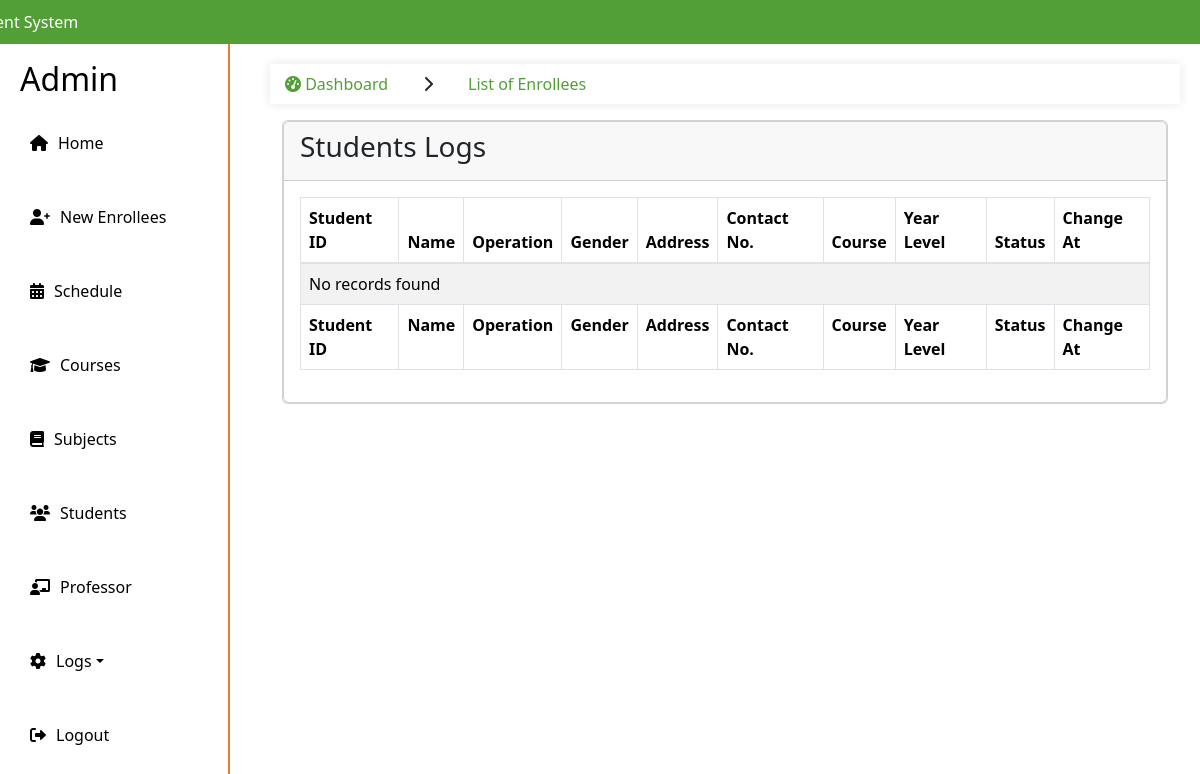
The app's page /admin/student-log.php (signed in), older data.
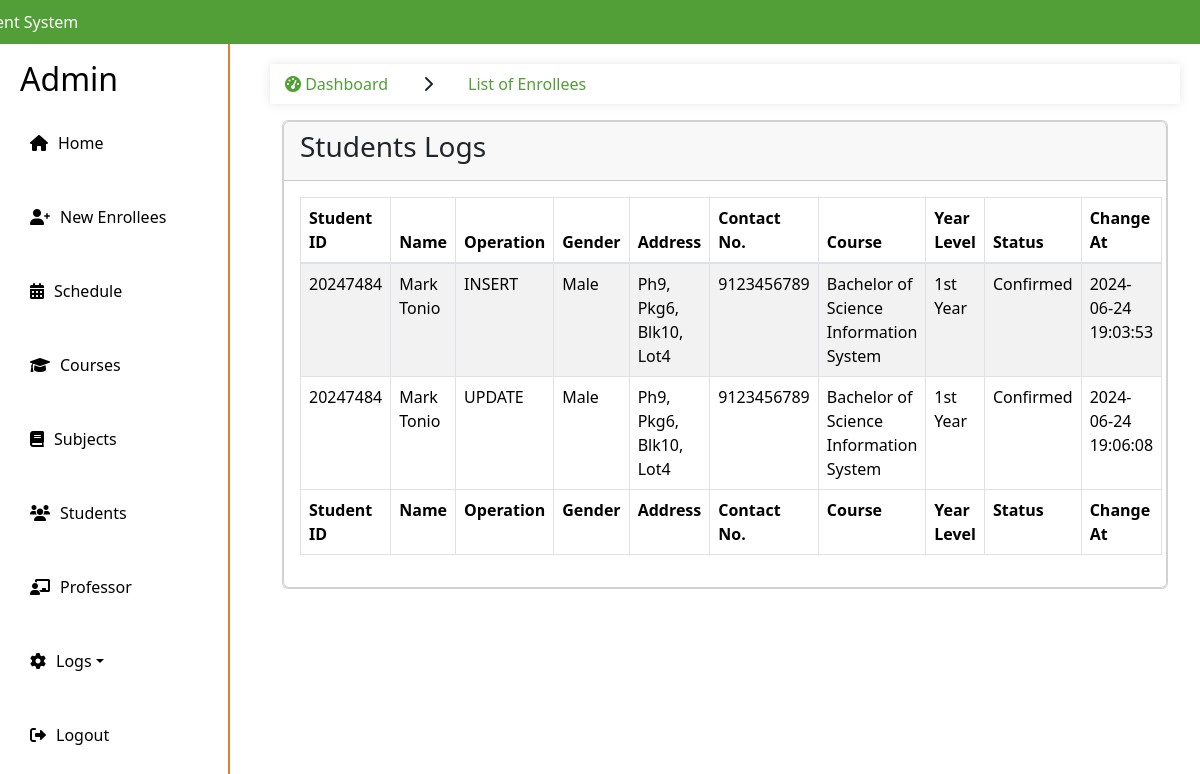
The same page, newer data.
### tables this page shows
CREATE TABLE `students_log` (
  `log_id` int(11) NOT NULL,
  `operation` varchar(10) NOT NULL,
  `changed_at` datetime NOT NULL,
  `id` int(11) DEFAULT NULL,
  `student_id` int(11) DEFAULT NULL,
  `program_id` int(11) DEFAULT NULL,
  `year_id` int(11) DEFAULT NULL,
  `firstname` varchar(255) DEFAULT NULL,
  `middlename` varchar(255) DEFAULT NULL,
  `lastname` varchar(255) DEFAULT NULL,
  `birthdate` date DEFAULT NULL,
  `gender` varchar(255) DEFAULT NULL,
  `address` text DEFAULT NULL,
  `birthplace` varchar(255) DEFAULT NULL,
  `contact` bigint(20) DEFAULT NULL,
  `documents` text DEFAULT NULL,
  `status` varchar(255) DEFAULT NULL,
  `registration_date` varchar(255) DEFAULT NULL
);

CREATE TABLE `students` (
  `id` int(11) NOT NULL,
  `student_id` int(11) NOT NULL,
  `program_id` int(11) NOT NULL,
  `year_id` int(11) NOT NULL,
  `firstname` varchar(255) NOT NULL,
  `middlename` varchar(255) NOT NULL,
  `lastname` varchar(255) NOT NULL,
  `birthdate` date NOT NULL,
  `gender` varchar(255) NOT NULL,
  `address` text NOT NULL,
  `birthplace` varchar(255) NOT NULL,
  `contact` bigint(20) NOT NULL,
  `documents` text NOT NULL,
  `status` varchar(255) NOT NULL,
  `registration_date` varchar(255) NOT NULL
);

CREATE TABLE `courses` (
  `id` int(11) NOT NULL,
  `program` varchar(255) NOT NULL
);

CREATE TABLE `year_level` (
  `id` int(11) NOT NULL,
  `year_level` varchar(255) NOT NULL
);

### admin/student-log.php (the view, shortened to what this page needs)
<!DOCTYPE html>
<html lang="en">
<head>
</head>
<body>
    <?php include "include/sidebar.php"; ?>
    <main>
<section class="content">
    <ul class="breadcrumb">
                <li class="nav-item">
                    <a href="#"><i class="fas fa-tachometer-alt"></i> Dashboard</a>
                </li>
                <li class="nav-item">
                    <i class='fas fa-chevron-right'></i>
                </li>
                <li class="nav-item active">
                    <a href="#">List of Enrollees</a>
                </li>
            </ul>
      <div class="container-fluid">
        <div class="row">
          <div class="col-12">
            <div class="card">
            <div class="card">
              <div class="card-header">
                <h3 class="card-title">Students Logs</h3>
              </div>
              <div class="card-body">
                <table id="example1" class="table table-bordered table-striped">
                  <thead>
                  <tr>
                            <th>Student ID</th>
                            <th>Name</th>
                            <th>Operation</th>
                            <th>Gender</th>
                            <th>Address</th>
                            <th>Contact No.</th>
                            <th>Course</th>
                            <th>Year Level</th>
                            <th>Status</th>
                            <th>Change At</th>
                  </tr>
                  </thead>
                  <tbody>
                        <?php
                        $sql = "CALL GetAllStudentLogs()";
                        $result = $conn->query($sql);
                        if ($result && $result->num_rows > 0) {
                            while ($details = $result->fetch_assoc()) {
                                ?>
                                <tr>
                                <td><?php echo $details['student_id']; ?></td>
                                <td><?php echo $details['firstname']; ?> <?php echo $details['lastname']; ?></td>
                                <td><?php echo $details['operation']; ?></td>
                                <td><?php echo $details['gender']; ?></td>
                                <td><?php echo $details['address']; ?></td>
                                <td><?php echo $details['contact']; ?></td>
                                <td><?php echo $details['program']; ?></td>
                                <td><?php echo $details['year_level']; ?></td>
                                <td><?php echo $details['status']; ?></td>
                                <td><?php echo $details['changed_at']; ?></td>
                                </tr>
                                <?php
                            }
                        } else {
                            echo "<tr><td colspan='10'>No records found</td></tr>";
                        }
                        ?>
                    </tbody>
                  <tfoot>
                    <tr>
                            <th>Student ID</th>
                            <th>Name</th>
                            <th>Operation</th>
                            <th>Gender</th>
                            <th>Address</th>
                            <th>Contact No.</th>
                            <th>Course</th>
                            <th>Year Level</th>
                            <th>Status</th>
                            <th>Change At</th>
                    </tr>
                  </tfoot>
                </table>
              </div>
            </div>
          </div>
        </div>
      </div>
      </div
    </section>
    </main>
</body>
</html>

### admin/include/sidebar.php (shortened to what this page needs)
<!DOCTYPE html>
<html lang="en">
<head>
    <link rel="stylesheet" href="styles.css">
    <link rel="stylesheet" href="https://stackpath.bootstrapcdn.com/bootstrap/4.5.2/css/bootstrap.min.css">
    <link rel="stylesheet" href="styles.css">
    <link rel="stylesheet" href="https://cdnjs.cloudflare.com/ajax/libs/font-awesome/6.0.0-beta3/css/all.min.css">
    <link rel="stylesheet" href="plugins/fontawesome-free/css/all.min.css">
    <link rel="stylesheet" href="plugins/datatables-bs4/css/dataTables.bootstrap4.min.css">
    <link rel="stylesheet" href="plugins/datatables-responsive/css/responsive.bootstrap4.min.css">
    <link rel="stylesheet" href="plugins/datatables-buttons/css/buttons.bootstrap4.min.css">
    <link rel="stylesheet" href="https://cdnjs.cloudflare.com/ajax/libs/font-awesome/6.0.0-beta3/css/all.min.css">
    <link href="https://cdn.jsdelivr.net/npm/bootstrap@5.3.3/dist/css/bootstrap.min.css" rel="stylesheet">
</head>
<body>
<div class="top-bar">
    <div class="container">
        <p class="contact-info">
            <span class="enrollment-text">Enrollment System</span>
        </p>
    </div>
</div>
<div class="sidebar">
    <h2>Admin</h2>
    <ul class="nav flex-column">
        <li class="nav-item"><a class="nav-link" href="home.php"><i class="fas fa-home"></i> Home</a></li>
        <li class="nav-item"><a class="nav-link" href="new-enrollees.php"><i class="fas fa-user-plus"></i> New Enrollees</a></li>
        <li class="nav-item"><a class="nav-link" href="schedule.php"><i class="fas fa-calendar-alt"></i> Schedule</a></li>
        <li class="nav-item"><a class="nav-link" href="courses.php"><i class="fas fa-graduation-cap"></i> Courses</a></li>
        <li class="nav-item"><a class="nav-link" href="subjects.php"><i class="fas fa-book"></i> Subjects</a></li>
        <li class="nav-item"><a class="nav-link" href="students.php"><i class="fas fa-users"></i> Students</a></li>
        <li class="nav-item"><a class="nav-link" href="professor.php"><i class="fas fa-chalkboard-teacher"></i> Professor</a></li>
        <li class="nav-item dropdown">
            <a class="nav-link dropdown-toggle" href="#" id="logsDropdown" role="button" data-toggle="dropdown" aria-haspopup="true" aria-expanded="false">
                <i class="fa-solid fa-gear"></i> Logs
            </a>
        </li>
        <li class="nav-item"><a class="nav-link" href="logout.php"><i class="fa-solid fa-right-from-bracket"></i> Logout</a></li>
    </ul>
</div>

### admin/styles.css (style rules this page uses)
body { font-family: Arial, sans-serif; margin: 0; padding: 0; display: flex; flex-direction: column; }
.top-bar { background-color: #529f37; color: #fff; padding: 10px 20px; z-index: 1; }
.top-bar .container { display: flex; justify-content: space-between; align-items: center; }
.contact-info { margin: 0; }
.enrollment-text { text-align: left; margin-left: -105px; }
.sidebar { width: 230px; height: calc(100vh - 40px); background-color: white; color: black; padding: 20px; box-sizing: border-box; border-right: 2px solid #e77d33; position: fixed; top: 40px; }
.sidebar ul { list-style-type: none; padding: 0; }
.sidebar ul li { margin: 15px 0; }
.sidebar ul li a { color: black; text-decoration: none; display: flex; align-items: center; padding: 10px; border-radius: 5px; transition: background-color 0.3s; }
.sidebar ul li a i { margin-right: 10px; }
.breadcrumb { display: flex; list-style-type: none; padding: 0; }
.breadcrumb li { margin-right: 5px; }
.breadcrumb li a { color: #529f37; text-decoration: none; }

### admin/student-log.php (style rules this page uses)
body { padding-top: 56px; }
main { margin-left: 250px; padding: 20px; }
.breadcrumb { padding: 0; background-color: #fff; border-radius: 4px; box-shadow: 0 0 10px rgba(0,0,0,0.1); margin-bottom: 20px; }
.breadcrumb .nav-item { padding: 8px 15px; }
.breadcrumb .nav-item.active { color: #333; pointer-events: none; }

Row changes from the older to the newer data that the page shows:
added students_log: student.student_id "20247484", student.firstname "Mark", student.lastname "Tonio", operation "INSERT", student.gender "Male", student.address "Ph9, Pkg6, Blk10, Lot4", student.contact "9123456789", courses.program "Bachelor of Science Information System", year_level.year_level "1st Year", student.status "Confirmed", changed_at "2024-06-24 19:03:53"
added students_log: student.student_id "20247484", student.firstname "Mark", student.lastname "Tonio", operation "UPDATE", student.gender "Male", student.address "Ph9, Pkg6, Blk10, Lot4", student.contact "9123456789", courses.program "Bachelor of Science Information System", year_level.year_level "1st Year", student.status "Confirmed", changed_at "2024-06-24 19:06:08"
Text that changed along with them:
text no longer shown: "No records found"
